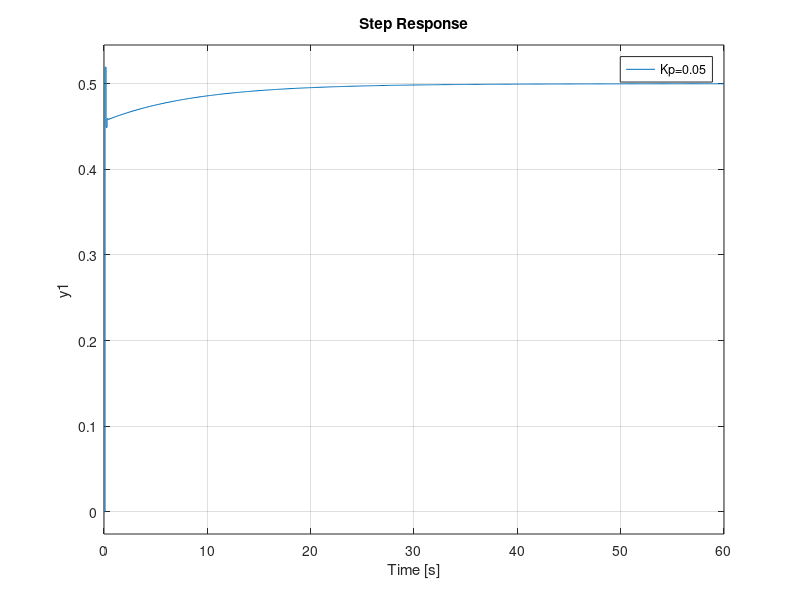

Source code (MATLAB): (Note: this script raises an error after producing the figure.)
% parte 4, trab cdsd
% controlador para erro de posicao menor que 5 porcento, sistema tipo 0(n.
% de polos integradores)
% a referencia eh o deg

t = 0:0.01:10;

w = 0.9982;
Tau = 8.1053;
Tsampling = 10^(-1);
zeta = 4.8715;
s=tf('s');
num = [w^2*Tau w^2];
den = [1, 2*zeta*w, w^2];
Gs = tf(num,den);
Gz = c2d(Gs,Tsampling)

hold on

Kp = 1.00;
C = Kp;
mf = feedback(C*Gz, 1);
step(mf)
legend("Kp=0.05")

syms z
fz = (0.5193*z - 0.5129)/(z^2 - 1.372*z + 0.3781)
fmf = (0.5193*z - 0.5129)/(z^2 - 1.346*z + 0.3525)
limit(fz,z,1)
limit(fmf,z,1)

p = poles(fmf, z)

p1norm = norm(p(1))
p2norm = norm(p(2))
